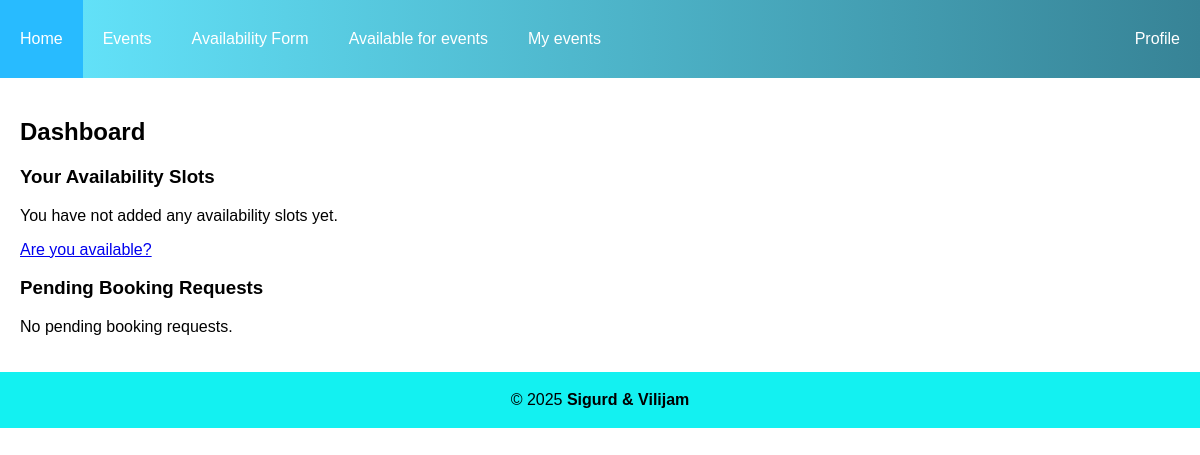
The app's page /dashboard/ (signed in), older data.
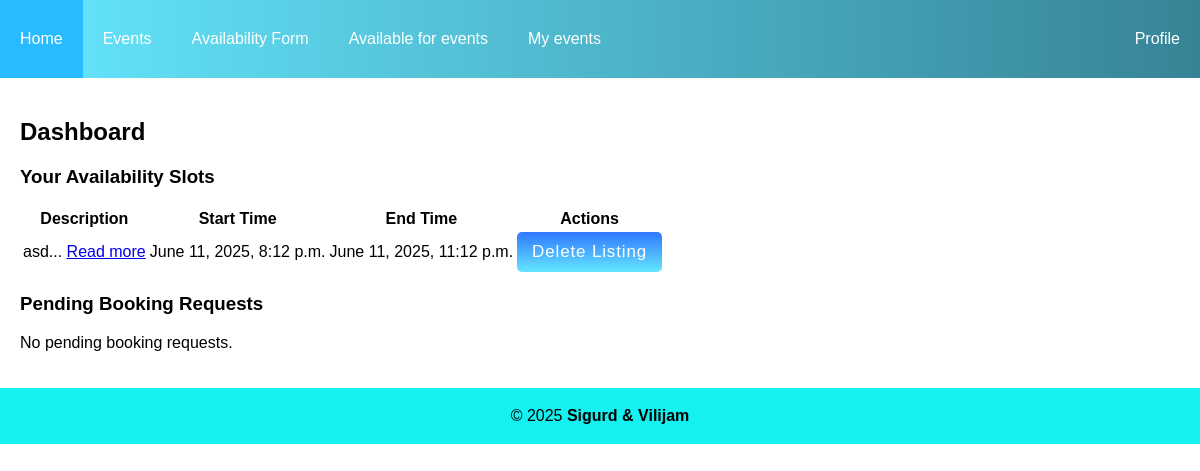
The same page, newer data.
### app/models.py (models this page shows)
class Availability(models.Model):
    TYPE_CHOICES = [
        ("artist", "Artist"),
        ("venue", "Venue"),
    ]
    type = models.CharField(max_length=10, choices=TYPE_CHOICES)
    artist = models.ForeignKey(
        Artist,
        on_delete=models.CASCADE,
        null=True,
        blank=True,
        related_name="availability_artist",
    )
    venue = models.ForeignKey(
        Venue,
        on_delete=models.CASCADE,
        null=True,
        blank=True,
        related_name="availability_venue",
    )
    start_time = models.DateTimeField()
    end_time = models.DateTimeField()
    description = models.TextField()
    class Meta:
        constraints = [
            models.CheckConstraint(
                check=(
                    models.Q(artist__isnull=False, venue__isnull=True)
                    | models.Q(artist__isnull=True, venue__isnull=False)
                ),
                name="artist_or_venue_only",
            )
        ]

### app/views.py (the view, shortened to what this page needs)
# urls.py: path('dashboard/', views.dashboard, name='dashboard'),  # Add this line
@profile_required
@login_required
@role_required(["artist", "venue"])
def dashboard(request):
    if request.user.role == "artist":
        availabilities = Availability.objects.filter(artist__user=request.user)
        events = Events.objects.filter(EventArtists=request.user.artist_user)
    elif request.user.role == "venue":
        availabilities = Availability.objects.filter(venue__user=request.user)
        events = Events.objects.filter(eventvenue=request.user.venue_user)
    else:
        availabilities = Availability.objects.none()
    bookings = Booking.objects.filter(availability__in=availabilities)
    calendar_events = []
    for event in events:
        calendar_events.append(
            {
                "title": event.eventname,
                "start": event.eventdate.isoformat(),
                "color": "blue",
            }
        )
    return render(
        request,
        "dashboard.html",
        {
            "availabilities": availabilities,
            "bookings": bookings,
            "calendar_events": calendar_events,  # Pass calendar data to the template
        },
    )

### app/utils.py (called while the page is built)
def role_required(allowed_roles):
    def decorator(view_func):
        @wraps(view_func)
        def _wrapped_view(request, *args, **kwargs):
            if not request.user.is_authenticated:
                return HttpResponse(
                    "You must be logged in to access this page.", status=403
                )
            if request.user.role not in allowed_roles:
                return HttpResponse(
                    "You do not have permission to access this page.", status=403
                )
            return view_func(request, *args, **kwargs)
        return _wrapped_view
    return decorator

def profile_required(view_func):
    @wraps(view_func)
    def checkprofile(request, *args, **kwargs):
        user = request.user
        if not (
            hasattr(user, "fan_user")
            or hasattr(user, "artist_user")
            or hasattr(user, "venue_user")
            or hasattr(user, "doorman_user")
        ):
            return redirect("createprofile")
        return view_func(request, *args, **kwargs)
    return checkprofile

### templates/dashboard.html (shortened to what this page needs)
{% extends "base.html" %}
{% block content %}
<div class="container">
<h2>Dashboard</h2>
<h3>Your Availability Slots</h3>
{% if availabilities %}
<table class="availability-table">
    <thead>
        <tr>
            <th>Description</th>
            <th>Start Time</th>
            <th>End Time</th>
            <th>Actions</th>
        </tr>
    </thead>
    <tbody>
        {% for availability in availabilities %}
        <tr>
            <td title="{{ availability.description }}">
                {{ availability.description|slice:":100" }}...
                <a href="{% url 'listingdetail' 'availability' availability.id %}" target="_blank">Read more</a>
            </td>
            <td>{{ availability.start_time }}</td>
            <td>{{ availability.end_time }}</td>
            <td>
                <form method="POST" action="{% url 'listingdetail' 'availability' availability.id %}">
                    <button type="submit" class="btn btn-danger btn-sm"
                        onclick="return confirm('Are you sure you want to delete this listing?')">Delete
                        Listing</button>
                </form>
            </td>
        </tr>
        {% endfor %}
    </tbody>
</table>
{% else %}
<p>You have not added any availability slots yet.</p>
<a href="{% url 'availabilityform' %}" class="btn btn-primary">Are you available?</a>
{% endif %}
<h3>Pending Booking Requests</h3>
{% if bookings %}
<table class="booking-table">
    <thead>
        <tr>
            <th>User</th>
            <th>Availability</th>
            <th>Message</th>
            <th>Status</th>
            <th>Actions</th>
        </tr>
    </thead>
    <tbody>
        {% for booking in bookings %}
        <tr>
            <td>{{ booking.user.username }}</td>
            <td title="{{ booking.availability.description }}">
                {{ booking.availability.description|slice:":100" }}...
                <a href="{% url 'listingdetail' 'availability' booking.availability.id %}" target="_blank">Read more</a>
            </td>
            <td title="{{ booking.message }}">
                {{ booking.message|slice:":100" }}...
                <a href="{% url 'listingdetail' 'booking' booking.id %}" target="_blank">Read more</a>
            </td>
            <td>{{ booking.get_status_display }}</td>
            <td>
                {% if booking.status == 'pending' %}
                <form method="post" action="{% url 'bookingaction' %}" style="display: inline;">
                    {% csrf_token %}
                    <input type="hidden" name="booking_id" value="{{ booking.id }}">
                    <button type="submit" name="action" value="approve" class="btn btn-success">Approve</button>
                </form>
                <form method="post" action="{% url 'bookingaction' %}" style="display: inline;">
                    {% csrf_token %}
                    <input type="hidden" name="booking_id" value="{{ booking.id }}">
                    <button type="submit" name="action" value="reject" class="btn btn-danger">Reject</button>
                </form>
                {% endif %}
            </td>
        </tr>
        {% endfor %}
    </tbody>
</table>
{% else %}
<p>No pending booking requests.</p>
{% endif %}
</div>
<link href="https://cdn.jsdelivr.net/npm/fullcalendar@6.1.8/index.global.min.css" rel="stylesheet">
{% endblock %}

Row changes from the older to the newer data that the page shows:
added Availability: description "asd", start_time "June 11, 2025, 8:12 p.m.", end_time "June 11, 2025, 11:12 p.m."
Text that changed along with them:
text no longer shown: "You have not added any availability slots yet. Are you available?"
text now shown: "Description Start Time End Time Actions"
